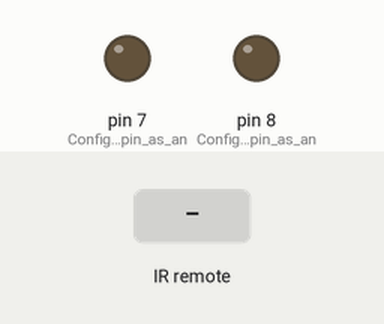
Bench run of a sketch on a simulated Arduino Uno, built with avr-gcc and run on an emulated ATmega328P. Parts: output pins drawn as LEDs (lit = HIGH). The inputs (shaded band) are chosen by the test bench.

Above: at 2.8 s.
2.9 s: infrared code 0x46 received
At 4.2 s:
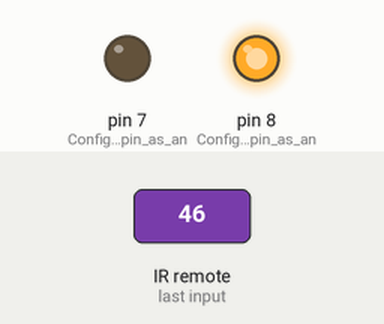
4.5 s: infrared code 0x45 received
At 5.7 s:
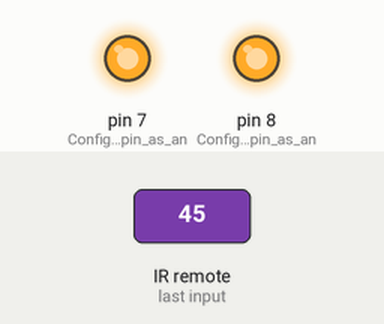
Timing chart, 0 to 7.5 s (numbered marks = the images above; inputs shaded):
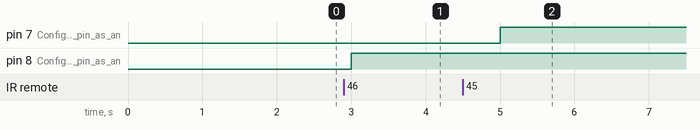

The sketch:

c_code.ino
```cpp
#include <IRremote.hpp> // Include the IRremote library for infrared communication
bool developer_ir_remote_found = false; // whether ir remote was pressed
int developer_ir_remote_command = -1; // the button pressed by the ir remote


// Initialise the program settings and configurations
void setup() {
   IrReceiver.begin(2, true); //
   pinMode(8, OUTPUT);  // Configures led pin as an output
   pinMode(7, OUTPUT);  // Configures led pin as an output

}

// The void loop function runs over and over again forever.
void loop() {
  if (developer_ir_remote_found) {
    if ((developer_ir_remote_command == 70)) {
      digitalWrite(8, HIGH); // Set defined pin to HIGH (turn it on).
    }
    if ((developer_ir_remote_command == 69)) {
      digitalWrite(7, HIGH); // Set defined pin to HIGH (turn it on).
    }
  }
  delay(1000); // Wait for the given/defined milliseconds.
  irRemoteLoopScan(); // Checks for then ir loop scan.
}

void irRemoteLoopScan() {
  if (!IrReceiver.decode()) {
    developer_ir_remote_found = false;
    developer_ir_remote_command = -1;
    IrReceiver.resume();
    return;
  }

  // Short-circuit noisy/overflow frames
  if (IrReceiver.decodedIRData.flags & IRDATA_FLAGS_WAS_OVERFLOW) {
    // Too long/garbled signal, skip
    IrReceiver.resume();
    developer_ir_remote_found = false;
    developer_ir_remote_command = -1;
    return;
  }

  // Ignore repeat frames (user holding the button)
  if (IrReceiver.decodedIRData.flags & IRDATA_FLAGS_IS_REPEAT) {
    IrReceiver.resume();
    developer_ir_remote_found = false;
    developer_ir_remote_command = -1;
    return;
  }

  developer_ir_remote_found = true;
  developer_ir_remote_command = IrReceiver.decodedIRData.command;
  IrReceiver.resume();
}
```

Measured:
- after the input at 2.9 s, pin 8 (Configures_led_pin_as_an): LOW → HIGH after 0.10 s
- after the input at 4.5 s, pin 7 (Configures_led_pin_as_an): LOW → HIGH after 0.50 s
